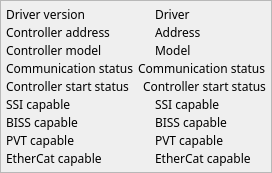
    <widget class="QFrame" name="frame">
     <property name="sizePolicy">
      <sizepolicy hsizetype="Expanding" vsizetype="Expanding">
       <horstretch>0</horstretch>
       <verstretch>0</verstretch>
      </sizepolicy>
     </property>
     <property name="maximumSize">
      <size>
       <width>16777215</width>
       <height>16777215</height>
      </size>
     </property>
     <property name="frameShape">
      <enum>QFrame::StyledPanel</enum>
     </property>
     <property name="frameShadow">
      <enum>QFrame::Raised</enum>
     </property>
     <layout class="QVBoxLayout" name="verticalLayout_2">
      <property name="spacing">
       <number>1</number>
      </property>
      <property name="leftMargin">
       <number>5</number>
      </property>
      <property name="topMargin">
       <number>5</number>
      </property>
      <property name="rightMargin">
       <number>5</number>
      </property>
      <property name="bottomMargin">
       <number>5</number>
      </property>
      <item>
       <layout class="QHBoxLayout" name="horizontalLayout_25" stretch="4,3">
        <item>
         <widget class="QLabel" name="label_20">
          <property name="sizePolicy">
           <sizepolicy hsizetype="Preferred" vsizetype="Preferred">
            <horstretch>0</horstretch>
            <verstretch>0</verstretch>
           </sizepolicy>
          </property>
          <property name="font">
           <font>
            <family>Abyssinica SIL</family>
            <pointsize>9</pointsize>
           </font>
          </property>
          <property name="text">
           <string>Driver version</string>
          </property>
         </widget>
        </item>
        <item>
         <widget class="QELabel" name="qelabel_18">
          <property name="sizePolicy">
           <sizepolicy hsizetype="Minimum" vsizetype="Preferred">
            <horstretch>0</horstretch>
            <verstretch>0</verstretch>
           </sizepolicy>
          </property>
          <property name="font">
           <font>
            <family>Abyssinica SIL</family>
            <pointsize>9</pointsize>
           </font>
          </property>
          <property name="layoutDirection">
           <enum>Qt::LeftToRight</enum>
          </property>
          <property name="alignment">
           <set>Qt::AlignLeading|Qt::AlignLeft|Qt::AlignVCenter</set>
          </property>
          <property name="variable" stdset="0">
           <string>$(DMC)DRIVER_MON</string>
          </property>
          <property name="text">
           <string>Driver</string>
          </property>
         </widget>
        </item>
       </layout>
      </item>
      <item>
       <layout class="QHBoxLayout" name="horizontalLayout_5" stretch="4,3">
        <item>
         <widget class="QLabel" name="label_3">
          <property name="sizePolicy">
           <sizepolicy hsizetype="Preferred" vsizetype="Preferred">
            <horstretch>0</horstretch>
            <verstretch>0</verstretch>
           </sizepolicy>
          </property>
          <property name="font">
           <font>
            <family>Abyssinica SIL</family>
            <pointsize>9</pointsize>
           </font>
          </property>
          <property name="text">
           <string>Controller address</string>
          </property>
         </widget>
        </item>
        <item>
         <widget class="QELabel" name="qelabel_3">
          <property name="sizePolicy">
           <sizepolicy hsizetype="Minimum" vsizetype="Preferred">
            <horstretch>0</horstretch>
            <verstretch>0</verstretch>
           </sizepolicy>
          </property>
          <property name="font">
           <font>
            <family>Abyssinica SIL</family>
            <pointsize>9</pointsize>
           </font>
          </property>
          <property name="layoutDirection">
           <enum>Qt::LeftToRight</enum>
          </property>
          <property name="alignment">
           <set>Qt::AlignLeading|Qt::AlignLeft|Qt::AlignVCenter</set>
          </property>
          <property name="variable" stdset="0">
           <string>$(DMC)ADDRESS_MON</string>
          </property>
          <property name="text">
           <string>Address</string>
          </property>
         </widget>
        </item>
       </layout>
      </item>
      <item>
       <layout class="QHBoxLayout" name="horizontalLayout_6" stretch="4,3">
        <item>
         <widget class="QLabel" name="label_2">
          <property name="font">
           <font>
            <family>Abyssinica SIL</family>
            <pointsize>9</pointsize>
           </font>
          </property>
          <property name="text">
           <string>Controller model</string>
          </property>
         </widget>
        </item>
        <item>
         <widget class="QELabel" name="qelabel_2">
          <property name="sizePolicy">
           <sizepolicy hsizetype="Preferred" vsizetype="Preferred">
            <horstretch>0</horstretch>
            <verstretch>0</verstretch>
           </sizepolicy>
          </property>
          <property name="font">
           <font>
            <family>Abyssinica SIL</family>
            <pointsize>9</pointsize>
           </font>
          </property>
          <property name="frameShape">
           <enum>QFrame::NoFrame</enum>
          </property>
          <property name="variable" stdset="0">
           <string>$(DMC)MODEL_MON</string>
          </property>
          <property name="notation">
           <enum>QE::Fixed</enum>
          </property>
          <property name="text">
           <string>Model</string>
          </property>
         </widget>
        </item>
       </layout>
      </item>
      <item>
       <layout class="QHBoxLayout" name="horizontalLayout_7" stretch="4,3">
        <item>
         <widget class="QLabel" name="label_4">
          <property name="sizePolicy">
           <sizepolicy hsizetype="Preferred" vsizetype="Preferred">
            <horstretch>0</horstretch>
            <verstretch>0</verstretch>
           </sizepolicy>
          </property>
          <property name="font">
           <font>
            <family>Abyssinica SIL</family>
            <pointsize>9</pointsize>
           </font>
          </property>
          <property name="text">
           <string>Communication status </string>
          </property>
         </widget>
        </item>
        <item>
         <widget class="QELabel" name="qelabel_4">
          <property name="sizePolicy">
           <sizepolicy hsizetype="Preferred" vsizetype="Preferred">
            <horstretch>0</horstretch>
            <verstretch>0</verstretch>
           </sizepolicy>
          </property>
          <property name="font">
           <font>
            <family>Abyssinica SIL</family>
            <pointsize>9</pointsize>
           </font>
          </property>
          <property name="variable" stdset="0">
           <string>$(DMC)COMMERR_STATUS</string>
          </property>
          <property name="text">
           <string>Communication status</string>
          </property>
         </widget>
        </item>
       </layout>
      </item>
      <item>
       <layout class="QHBoxLayout" name="horizontalLayout_21" stretch="4,3">
        <item>
         <widget class="QLabel" name="label_15">
          <property name="sizePolicy">
           <sizepolicy hsizetype="Preferred" vsizetype="Preferred">
            <horstretch>0</horstretch>
            <verstretch>0</verstretch>
           </sizepolicy>
          </property>
          <property name="sizeIncrement">
           <size>
            <width>1</width>
            <height>1</height>
           </size>
          </property>
          <property name="font">
           <font>
            <family>Abyssinica SIL</family>
            <pointsize>9</pointsize>
           </font>
          </property>
          <property name="text">
           <string>Controller start status</string>
          </property>
         </widget>
        </item>
        <item>
         <widget class="QELabel" name="qelabel_9">
          <property name="sizePolicy">
           <sizepolicy hsizetype="Minimum" vsizetype="Preferred">
            <horstretch>0</horstretch>
            <verstretch>0</verstretch>
           </sizepolicy>
          </property>
          <property name="font">
           <font>
            <family>Abyssinica SIL</family>
            <pointsize>9</pointsize>
           </font>
          </property>
          <property name="variable" stdset="0">
           <string>$(DMC)START_STATUS</string>
          </property>
          <property name="text">
           <string>Controller start status</string>
          </property>
         </widget>
        </item>
       </layout>
      </item>
      <item>
       <layout class="QHBoxLayout" name="horizontalLayout_8" stretch="4,3">
        <item>
         <widget class="QLabel" name="label_5">
          <property name="sizePolicy">
           <sizepolicy hsizetype="Preferred" vsizetype="Preferred">
            <horstretch>0</horstretch>
            <verstretch>0</verstretch>
           </sizepolicy>
          </property>
          <property name="sizeIncrement">
           <size>
            <width>1</width>
            <height>1</height>
           </size>
          </property>
          <property name="font">
           <font>
            <family>Abyssinica SIL</family>
            <pointsize>9</pointsize>
           </font>
          </property>
          <property name="text">
           <string>SSI capable</string>
          </property>
         </widget>
        </item>
        <item>
         <widget class="QELabel" name="qelabel_5">
          <property name="sizePolicy">
           <sizepolicy hsizetype="Minimum" vsizetype="Preferred">
            <horstretch>0</horstretch>
            <verstretch>0</verstretch>
           </sizepolicy>
          </property>
          <property name="font">
           <font>
            <family>Abyssinica SIL</family>
            <pointsize>9</pointsize>
           </font>
          </property>
          <property name="variable" stdset="0">
           <string>$(DMC)SSICAPABLE_STATUS</string>
          </property>
          <property name="text">
           <string>SSI capable</string>
          </property>
         </widget>
        </item>
       </layout>
      </item>
      <item>
       <layout class="QHBoxLayout" name="horizontalLayout_22" stretch="4,3">
        <item>
         <widget class="QLabel" name="label_17">
          <property name="sizePolicy">
           <sizepolicy hsizetype="Preferred" vsizetype="Preferred">
            <horstretch>0</horstretch>
            <verstretch>0</verstretch>
           </sizepolicy>
          </property>
          <property name="sizeIncrement">
           <size>
            <width>1</width>
            <height>1</height>
           </size>
          </property>
          <property name="font">
           <font>
            <family>Abyssinica SIL</family>
            <pointsize>9</pointsize>
           </font>
          </property>
          <property name="text">
           <string>BISS capable</string>
          </property>
         </widget>
        </item>
        <item>
         <widget class="QELabel" name="qelabel_15">
          <property name="sizePolicy">
           <sizepolicy hsizetype="Minimum" vsizetype="Preferred">
            <horstretch>0</horstretch>
            <verstretch>0</verstretch>
           </sizepolicy>
          </property>
          <property name="font">
           <font>
            <family>Abyssinica SIL</family>
            <pointsize>9</pointsize>
           </font>
          </property>
          <property name="variable" stdset="0">
           <string>$(DMC)BISSCAPABLE_STATUS</string>
          </property>
          <property name="text">
           <string>BISS capable</string>
          </property>
         </widget>
        </item>
       </layout>
      </item>
      <item>
       <layout class="QHBoxLayout" name="horizontalLayout_20" stretch="4,3">
        <item>
         <widget class="QLabel" name="label_16">
          <property name="sizePolicy">
           <sizepolicy hsizetype="Preferred" vsizetype="Preferred">
            <horstretch>0</horstretch>
            <verstretch>0</verstretch>
           </sizepolicy>
          </property>
          <property name="sizeIncrement">
           <size>
            <width>1</width>
            <height>1</height>
           </size>
          </property>
          <property name="font">
           <font>
            <family>Abyssinica SIL</family>
            <pointsize>9</pointsize>
           </font>
          </property>
          <property name="text">
           <string>PVT capable</string>
          </property>
         </widget>
        </item>
        <item>
         <widget class="QELabel" name="qelabel_14">
          <property name="sizePolicy">
           <sizepolicy hsizetype="Minimum" vsizetype="Preferred">
            <horstretch>0</horstretch>
            <verstretch>0</verstretch>
           </sizepolicy>
          </property>
          <property name="font">
           <font>
            <family>Abyssinica SIL</family>
            <pointsize>9</pointsize>
           </font>
          </property>
          <property name="variable" stdset="0">
           <string>$(DMC)PVTCAPABLE_STATUS</string>
          </property>
          <property name="text">
           <string>PVT capable</string>
          </property>
         </widget>
        </item>
       </layout>
      </item>
      <item>
       <layout class="QHBoxLayout" name="horizontalLayout_23" stretch="4,3">
        <item>
         <widget class="QLabel" name="label_18">
          <property name="sizePolicy">
           <sizepolicy hsizetype="Preferred" vsizetype="Preferred">
            <horstretch>0</horstretch>
            <verstretch>0</verstretch>
           </sizepolicy>
          </property>
          <property name="sizeIncrement">
           <size>
            <width>1</width>
            <height>1</height>
           </size>
          </property>
          <property name="font">
           <font>
            <family>Abyssinica SIL</family>
            <pointsize>9</pointsize>
           </font>
          </property>
          <property name="text">
           <string>EtherCat capable</string>
          </property>
         </widget>
        </item>
        <item>
         <widget class="QELabel" name="qelabel_16">
          <property name="sizePolicy">
           <sizepolicy hsizetype="Minimum" vsizetype="Preferred">
            <horstretch>0</horstretch>
            <verstretch>0</verstretch>
           </sizepolicy>
          </property>
          <property name="font">
           <font>
            <family>Abyssinica SIL</family>
            <pointsize>9</pointsize>
           </font>
          </property>
          <property name="variable" stdset="0">
           <string>$(DMC)ECATCAPABLE_STATUS</string>
          </property>
          <property name="text">
           <string>EtherCat capable</string>
          </property>
         </widget>
        </item>
       </layout>
      </item>
     </layout>
    </widget>
